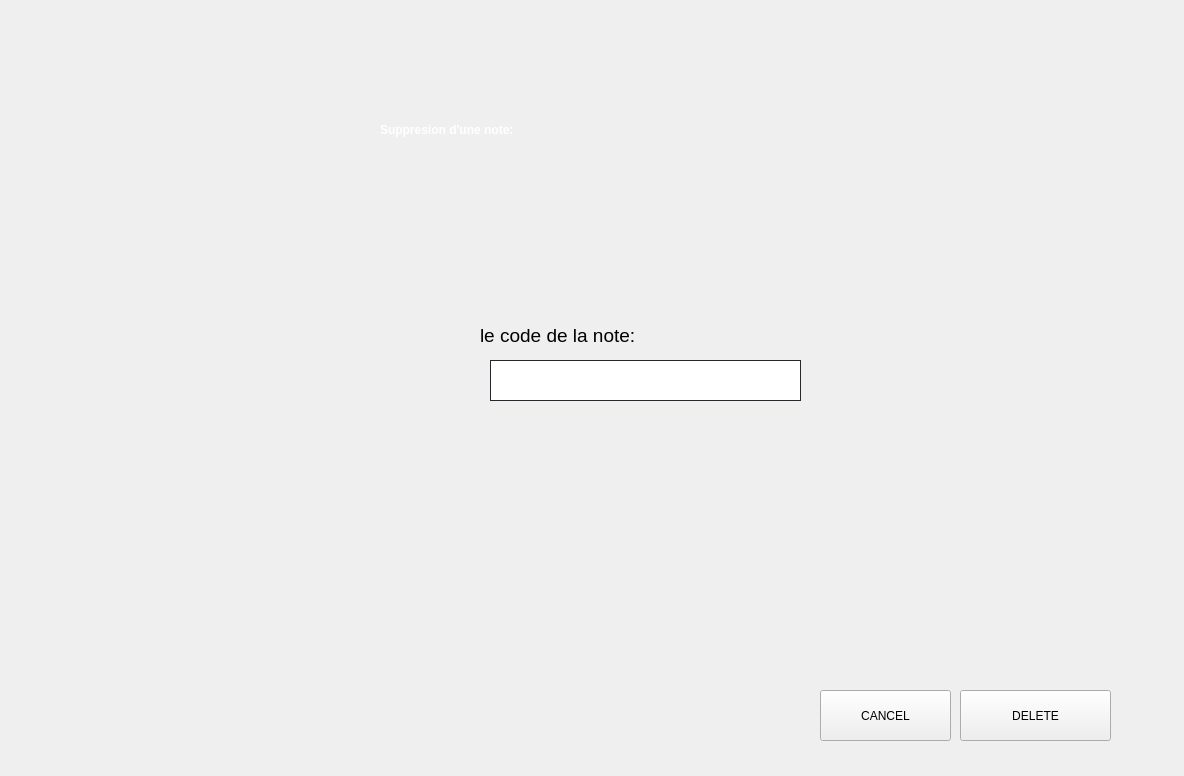
<?xml version="1.0" encoding="UTF-8"?>
<ui version="4.0">
 <class>code_2</class>
 <widget class="QWidget" name="code_2">
  <property name="geometry">
   <rect>
    <x>0</x>
    <y>0</y>
    <width>1184</width>
    <height>776</height>
   </rect>
  </property>
  <property name="windowTitle">
   <string>Form</string>
  </property>
  <widget class="QLabel" name="label">
   <property name="geometry">
    <rect>
     <x>480</x>
     <y>300</y>
     <width>511</width>
     <height>71</height>
    </rect>
   </property>
   <property name="styleSheet">
    <string notr="true"/>
   </property>
   <property name="text">
    <string>&lt;html&gt;&lt;head/&gt;&lt;body&gt;&lt;p&gt;&lt;span style=&quot; font-size:14pt; color:#000000;&quot;&gt;le code de la note:&lt;/span&gt;&lt;/p&gt;&lt;/body&gt;&lt;/html&gt;</string>
   </property>
  </widget>
  <widget class="QLineEdit" name="code">
   <property name="geometry">
    <rect>
     <x>490</x>
     <y>360</y>
     <width>311</width>
     <height>41</height>
    </rect>
   </property>
   <property name="styleSheet">
    <string notr="true">QLineEdit {
border: 1px solid rgb(37,39,48);

padding-left:20px;
padding-right:20px;
}
QLineEdit:hover{
	border: 2px solid rgb(222, 221, 218)
}
QLineEdit:focus{
	border: 2px solid rgb(154, 208, 236)
}</string>
   </property>
  </widget>
  <widget class="QPushButton" name="supprimer">
   <property name="geometry">
    <rect>
     <x>960</x>
     <y>690</y>
     <width>151</width>
     <height>51</height>
    </rect>
   </property>
   <property name="styleSheet">
    <string notr="true">font: 75 14pt &quot;Poppins&quot;;
 
</string>
   </property>
   <property name="text">
    <string>DELETE</string>
   </property>
  </widget>
  <widget class="QPushButton" name="annuler">
   <property name="geometry">
    <rect>
     <x>820</x>
     <y>690</y>
     <width>131</width>
     <height>51</height>
    </rect>
   </property>
   <property name="styleSheet">
    <string notr="true">font: 75 14pt &quot;Poppins&quot;;
 
</string>
   </property>
   <property name="text">
    <string>CANCEL</string>
   </property>
  </widget>
  <widget class="QLabel" name="code_3">
   <property name="geometry">
    <rect>
     <x>500</x>
     <y>400</y>
     <width>291</width>
     <height>41</height>
    </rect>
   </property>
   <property name="text">
    <string/>
   </property>
  </widget>
  <widget class="QLabel" name="label_2">
   <property name="geometry">
    <rect>
     <x>0</x>
     <y>0</y>
     <width>1181</width>
     <height>781</height>
    </rect>
   </property>
   <property name="text">
    <string/>
   </property>
   <property name="pixmap">
    <pixmap>bg.jpg</pixmap>
   </property>
   <property name="scaledContents">
    <bool>true</bool>
   </property>
  </widget>
  <widget class="QLabel" name="label_10">
   <property name="geometry">
    <rect>
     <x>1020</x>
     <y>30</y>
     <width>131</width>
     <height>161</height>
    </rect>
   </property>
   <property name="text">
    <string/>
   </property>
   <property name="pixmap">
    <pixmap>output-onlinepngtools.png</pixmap>
   </property>
   <property name="scaledContents">
    <bool>true</bool>
   </property>
  </widget>
  <widget class="QLabel" name="label_4">
   <property name="geometry">
    <rect>
     <x>380</x>
     <y>90</y>
     <width>651</width>
     <height>121</height>
    </rect>
   </property>
   <property name="styleSheet">
    <string notr="true">color: rgb(0, 0, 0);

font: 25pt &quot;Poppins Condensed&quot;;

</string>
   </property>
   <property name="text">
    <string>&lt;html&gt;&lt;head/&gt;&lt;body&gt;&lt;p&gt;&lt;span style=&quot; font-weight:600;color:#fff; &quot;&gt;Suppresion d'une note:&lt;/span&gt;&lt;/p&gt;&lt;p&gt;&lt;br/&gt;&lt;/p&gt;&lt;/body&gt;&lt;/html&gt;</string>
   </property>
  </widget>
  <zorder>label_2</zorder>
  <zorder>label</zorder>
  <zorder>code</zorder>
  <zorder>supprimer</zorder>
  <zorder>annuler</zorder>
  <zorder>code_3</zorder>
  <zorder>label_10</zorder>
  <zorder>label_4</zorder>
 </widget>
 <resources/>
 <connections/>
</ui>
